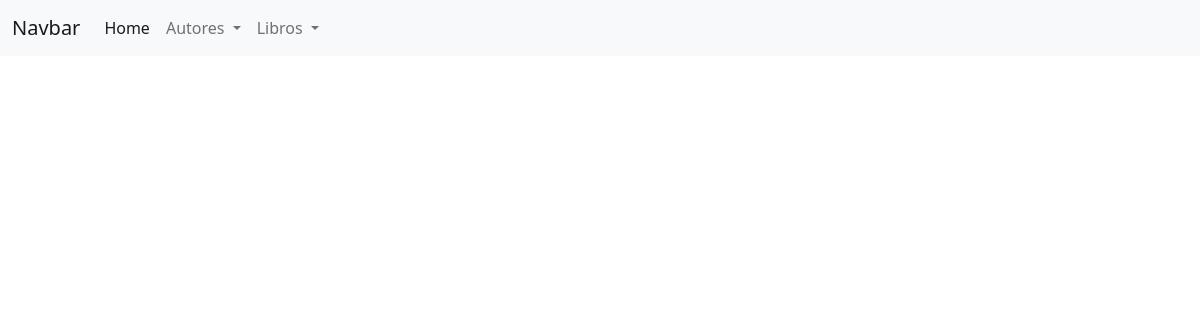
/autor/autores/, run on an earlier commit of the app's database.
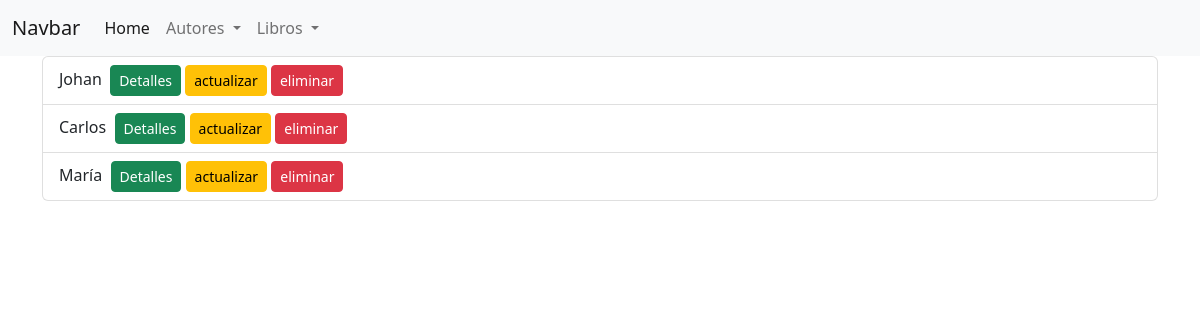
And on a later commit of the database.
### autores/models.py (models this page shows, shortened)
class Autor(models.Model):
    nombre = models.CharField(max_length=30)
    apellido = models.CharField(max_length=30)
    pais = models.CharField(max_length=30)

### autores/views.py (the view)
# urls.py: path('autores/', views.listarAutores, name='autores'),
def listarAutores(request):
    autores = Autor.objects.all()
    context = {'autores':autores}
    template = loader.get_template('autores/autores.html')
    return HttpResponse(template.render(context,request))

### templates/autores/autores.html (shortened to what this page needs)
{% extends "base.html" %}
{% load static %}
{% block content %}
<div class="container lista">
    <ul class="list-group">
        {% for autor in autores %}
        <li class="list-group-item">{{ autor.nombre }} &nbsp;<a href="{% url 'autor_view' autor.id %}" class="btn btn-sm btn-success">Detalles</a>&nbsp;<a href="{% url 'autor_actualizar' autor.id %}" class="btn btn-sm btn-warning">actualizar</a>&nbsp;<a href="{% url 'autor_eliminar' autor.id %}" class="btn btn-sm btn-danger">eliminar</a></li>
        {% endfor %}
    </ul>
</div>
{% endblock %}

### templates/base.html (shortened to what this page needs)
<!DOCTYPE html>
<html lang="en">
<head>
    <link href="https://cdn.jsdelivr.net/npm/bootstrap@5.2.0/dist/css/bootstrap.min.css" rel="stylesheet">
</head>
<body>
    {% block navbar %}
    <nav class="navbar navbar-expand-lg navbar-light bg-light">
    <div class="container-fluid">
        <a class="navbar-brand" href="#">Navbar</a>
        <div class="collapse navbar-collapse" id="navbarNavDropdown">
        <ul class="navbar-nav">
            <li class="nav-item">
            <a class="nav-link active" aria-current="page" href="{% url 'index'%}">Home</a>
            </li>
            <li class="nav-item dropdown">
                <a class="nav-link dropdown-toggle" href="#" id="navbarDropdownMenuLinks" role="button" data-bs-toggle="dropdown" aria-expanded="false">
                   Autores
                </a>
                </li>
            <li class="nav-item dropdown">
            <a class="nav-link dropdown-toggle" href="#" id="navbarDropdownMenuLink" role="button" data-bs-toggle="dropdown" aria-expanded="false">
               Libros
            </a>
            </li>
        </ul>
        </div>
    </div>
    </nav>
    {% endblock navbar %}
    {% block content %}
    {% endblock content %}
</body>
</html>

What changed in the data, as far as the page shows it:
added Autor: nombre "Johan"
added Autor: nombre "Carlos"
added Autor: nombre "María"
